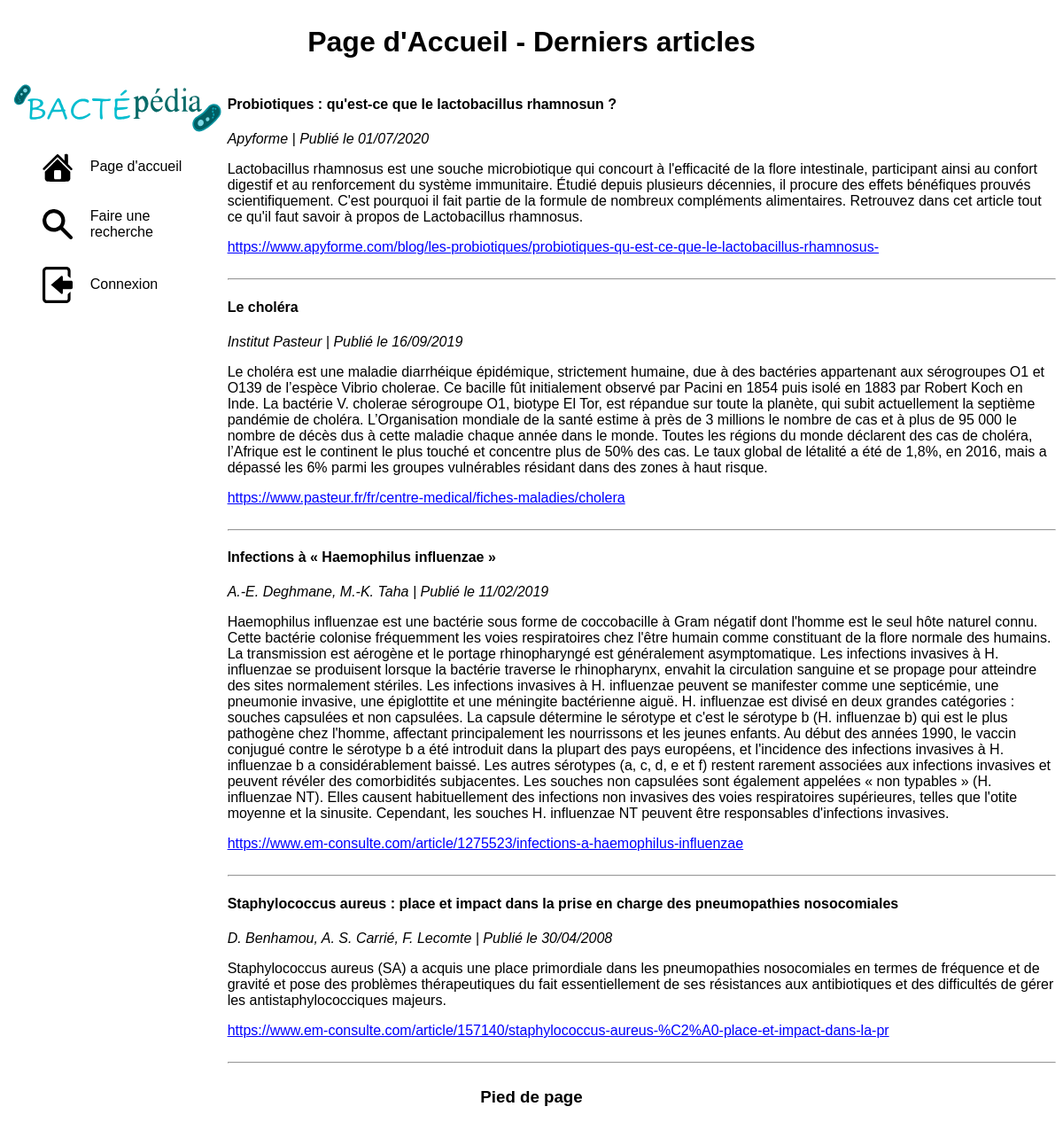
The page /page/accueil.php on the database its author committed.
### tables this page shows
CREATE TABLE bcp__article(
    id_article INTEGER PRIMARY KEY AUTO_INCREMENT NOT NULL,
    titre_article VARCHAR(255) NOT NULL,
    auteur_article TEXT NOT NULL,
    extrait_article LONGTEXT NULL,
    LienSource_article TEXT NOT NULL,
    datePublication_article DATE NOT NULL,
    id_bacterie INTEGER NOT NULL
);

### function/function.php (called while the page is built, shortened)
<?php
function articleDESC10():array {
   $bdd = connect();
   $query = $bdd->prepare('SELECT * FROM bcp__article ORDER BY datePublication_article DESC LIMIT 10');
   $query->execute();
   return ($query->fetchAll(PDO::FETCH_ASSOC));
}

### function/miseEnPage.php (called while the page is built, shortened)
<?php
function enDate($date):string{
   return (date('d/m/Y', strtotime($date)));
}

### page/accueil.php (the view, shortened to what this page needs)
<?php
require_once '../elements/header.php';
require_once '../elements/nav.php';
require_once '../function/function.php';
require_once '../function/miseEnPage.php';
?>
<div class="contenu">
   <?php
   foreach (articleDESC10()as $article) {
      $date = enDate($article['datePublication_article']);
      echo <<<HTML
    <div>
        <h4> {$article['titre_article']} </h4>
        <em> {$article['auteur_article']}  | Publié le $date</em>
        <p> {$article['extrait_article']} </p>
        <a href=" {$article['LienSource_article']}" target="_blank" style="color: blue;"> {$article['LienSource_article']} </a>
    </div>
    <br>
    <hr>
HTML;
   }
   ?>
</div>
<?php
require_once '../elements/footer.php';
?>

### style/superstyle.css (style rules this page uses)
* { box-sizing: border-box; font-family: "Arial"; }
a { color: black; }
.contenu { width: 79%; }

### rows shown on the page
bcp__article: titre_article "Probiotiques : qu'est-ce que le lactobacillus rhamnosun ?", auteur_article "Apyforme", datePublication_article "01/07/2020", extrait_article "Lactobacillus rhamnosus est une souche microbiotique qui concourt à l'efficacité de la flore intestinale, participant ainsi au confort digestif et au renforcement du système immunitaire. Étudié depuis plusieurs décennies, il procure des effets bénéfiques prouvés scientifiquement. C'est pourquoi il fait partie de la formule de nombreux compléments alimentaires. Retrouvez dans cet article tout ce qu'il faut savoir à propos de Lactobacillus rhamnosus.", LienSource_article "https://www.apyforme.com/blog/les-probiotiques/probiotiques-qu-est-ce-que-le-lactobacillus-rhamnosus-"
bcp__article: titre_article "Le choléra", auteur_article "Institut Pasteur", datePublication_article "16/09/2019", extrait_article "Le choléra est une maladie diarrhéique épidémique, strictement humaine, due à des bactéries appartenant aux sérogroupes O1 et O139 de l’espèce Vibrio cholerae. Ce bacille fût initialement observé par Pacini en 1854 puis isolé en 1883 par Robert Koch en Inde. La bactérie V. cholerae sérogroupe O1, biotype El Tor, est répandue sur toute la planète, qui subit actuellement la septième pandémie de choléra. L’Organisation mondiale de la santé estime à près de 3 millions le nombre de cas et à plus de 95 000 le nombre de décès dus à cette maladie chaque année dans le monde. Toutes les régions du monde déclarent des cas de choléra, l’Afrique est le continent le plus touché et concentre plus de 50%…", LienSource_article "https://www.pasteur.fr/fr/centre-medical/fiches-maladies/cholera"
bcp__article: titre_article "Infections à « Haemophilus influenzae »", auteur_article "A.-E. Deghmane, M.-K. Taha", datePublication_article "11/02/2019", extrait_article "Haemophilus influenzae est une bactérie sous forme de coccobacille à Gram négatif dont l'homme est le seul hôte naturel connu. Cette bactérie colonise fréquemment les voies respiratoires chez l'être humain comme constituant de la flore normale des humains. La transmission est aérogène et le portage rhinopharyngé est généralement asymptomatique. Les infections invasives à H. influenzae se produisent lorsque la bactérie traverse le rhinopharynx, envahit la circulation sanguine et se propage pour atteindre des sites normalement stériles. Les infections invasives à H. influenzae peuvent se manifester comme une septicémie, une pneumonie invasive, une épiglottite et une méningite bactérienne…", LienSource_article "https://www.em-consulte.com/article/1275523/infections-a-haemophilus-influenzae"
bcp__article: titre_article "Staphylococcus aureus : place et impact dans la prise en charge des pneumopathies nosocomiales", auteur_article "D. Benhamou, A. S. Carrié, F. Lecomte", datePublication_article "30/04/2008", extrait_article "Staphylococcus aureus (SA) a acquis une place primordiale dans les pneumopathies nosocomiales en termes de fréquence et de gravité et pose des problèmes thérapeutiques du fait essentiellement de ses résistances aux antibiotiques et des difficultés de gérer les antistaphylococciques majeurs.", LienSource_article "https://www.em-consulte.com/article/157140/staphylococcus-aureus-%C2%A0-place-et-impact-dans-la-pr"

### other values the page prints
$titrePage "Page d'Accueil - Derniers articles"
